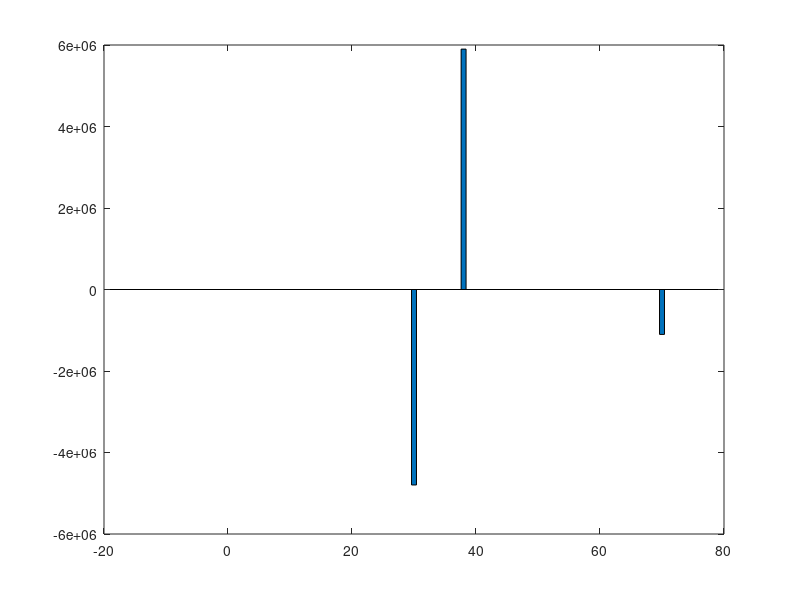

Source code (MATLAB):

function [xDiscr,Aero] = getAirLoad()

    lTot = 79;

    for i = 1:lTot
        xDiscr(i) = i-1;
    end

    Sref = 115.1508; %HT
    SrefWing = 469.44;
    frontSparWP = 0.2;
    backSparWP = 0.8;
    frontSparTP = 0.2;
    chordHT = 8.25;
    
    wingWidth = 13.6; %chord
    WingLE = 28.4779;
    xPosFSW = WingLE+0.2*wingWidth;
    xPosBSW = WingLE + 0.8*wingWidth;
    xPosFST = 74.86; % Nadir
    
    Vd = 192.4;
    Va = 92.4;
    
    rho = 1.225;
    rhoC = 0.4592; % C cruise
    
    MAC = 8.75;
    Cm = -0.14;
    
    %------------------- 3.75 --------------------------------
    MoW = 3.75*Cm*(0.5*rhoC*Vd^2*SrefWing*MAC);
    LHT = (-330800*9.81*(38.8831-30.86)+MoW)/(71.1-30.86);
    
    A = [ xPosFSW	xPosBSW ;
            1	1];
    B = [xPosFST*LHT*-1; LHT*-1];
    
    
    X = linsolve(A,B);
    forceRF = X(1);
    forceRR = X(2);
    
    
    momentRF = forceRF*xPosFSW;
    momentRR = forceRR*xPosBSW;

    clear Aero
    Aero = zeros(1,79);
    Aero(31) = forceRF;
    Aero(39) = forceRR;
    Aero(71) = LHT;

    size(xDiscr);
    size(Aero);

    figure
    bar(xDiscr,Aero);

end




